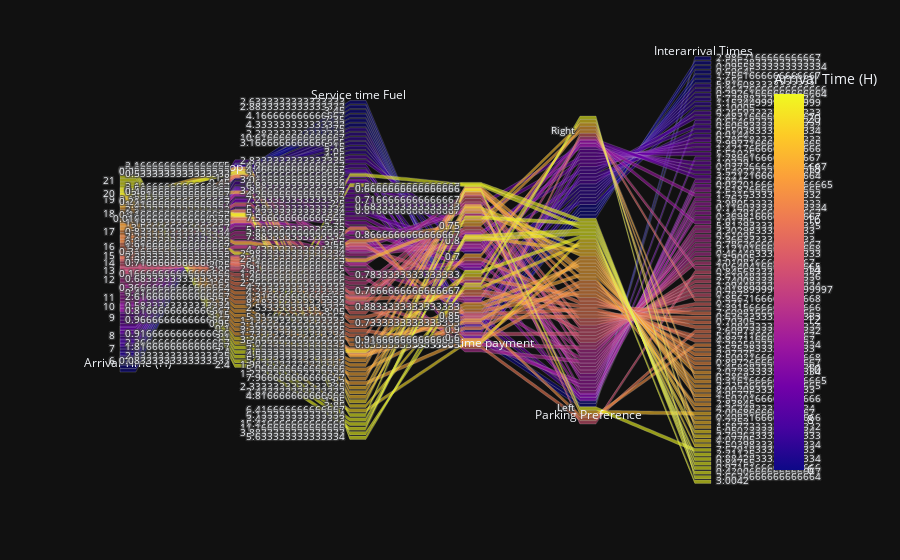

The notebook cell saved with this chart:
### Code cell
px.parallel_categories(
    data_frame=data,
    dimensions=[
        "Arrival Time (H)",
        "Shop time",
        "Service time Fuel",
        "Service time payment",
        "Parking Preference",
        "Interarrival Times"
    ],
    color="Arrival Time (H)")
